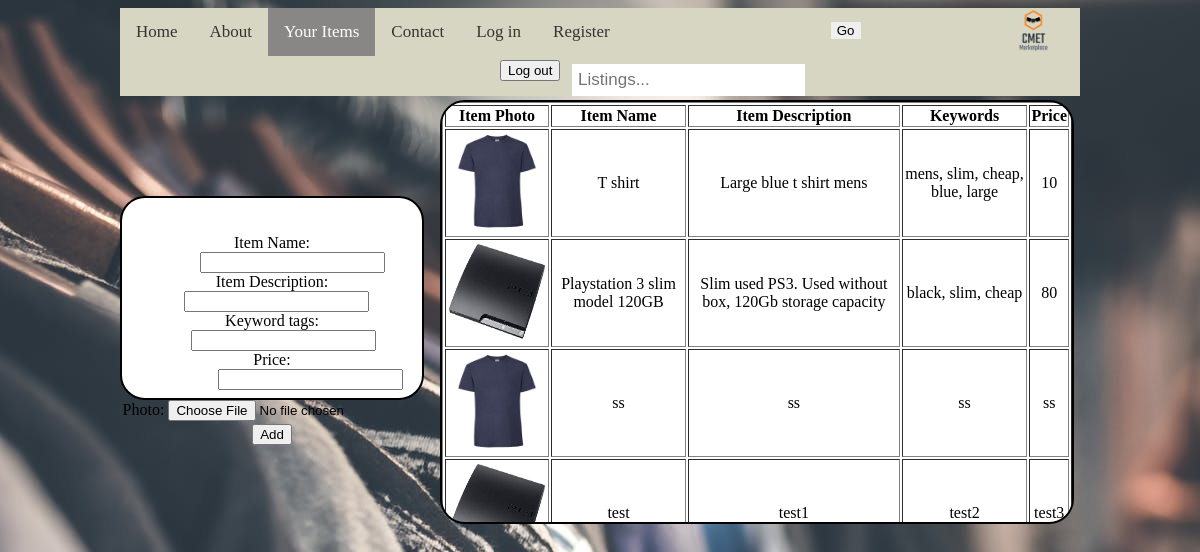
Page /list.php on the committed database.
### tables this page shows
CREATE TABLE `items` (
  `photo` varchar(100) DEFAULT NULL,
  `itemname` varchar(80) DEFAULT NULL,
  `itemdesc` varchar(80) DEFAULT NULL,
  `keywords` varchar(30) DEFAULT NULL,
  `price` varchar(30) DEFAULT NULL
);

### list.php (the view, shortened to what this page needs)
<!DOCTYPE html>
<html>
<head>
<link rel="stylesheet" href="Style.css">
 <div id="wrapper">
<div class="topnav">
<a href="homepage.html">Home</a>
<a href="About.html">About</a>
<a class="active" href="youritems.html">Your Items</a>
<a href="contact.html">Contact</a>
<a href="login.php">Log in</a>
<a href="login.php">Register</a>
<form id="gobutton" action="homepage.php" method="POST">
<input type="text" name="Search" placeholder="Listings...">
</form>
<form id="gobutton" action="search.php" method="POST">
<input type="submit" Value="Go">
</form>
<img src="Images/Homepage/logo.png" id="Mainlogo">
</div>
</head>
<body>
<body background="images\Homepage\clothes.jpeg">
<div>
<form id="logoutbutton" action="logout.php" method="POST">
    <input type="submit" Value="Log out">
    </form>
</div>
<div href="#itemdesc"style="width:300px;height:200px;border:2px solid #000;
margin-top:100px;background-color:#FFFFFF;text-align:center;border-radius: 25px; position:relative;">
<br><br>
<form action="itemadd.php" enctype="multipart/form-data" method="POST">
Item Name: <input id="addname" type="text" name="itemname"/><br>
Item Description: <input id="adddesc" type="text" name = "itemdesc1"/><br>
Keyword tags: <input id="addkeyword" type="text" name = "keywords1"/><br>
Price: <input id="addprice" type="text" name ="price1"/><br>
Photo: <input id="addphoto" type="file" name="photo"/><br>
<input id="addbtn" type="submit" value="Add" name="submit">
</form>
<br>
<br>
</div>
<div class="textbox1"style="width:630px;height:420px;border:2px solid #000;
margin-top:-300px;margin-left:320px;background-color:#FFFFFF;text-align:center;
border-radius: 25px; position:absolute;overflow:scroll;"/>
<table>
<?php
$con=mysqli_connect("localhost","root","","userdetails");
$result = mysqli_query($con,"SELECT * FROM items");
echo "<table border='1'>
<tr>
<th>Item Photo</th>
<th>Item Name</th>
<th>Item Description</th>
<th>Keywords</th>
<th>Price</th>
</tr>";
while($row = mysqli_fetch_array($result))
{
echo "<tr>";
echo "<td><img style='width:100px; height:100px'src='images/".$row['photo']."'></td>";
echo "<td>" . $row['itemname'] . "</td>";
echo "<td>" . $row['itemdesc'] . "</td>";
echo "<td>" . $row['keywords'] . "</td>";
echo "<td>" . $row['price'] . "</td>";
}
echo "</table>";
?>
</table>
</body>
</head>
</html>

### Style.css (style rules this page uses)
.topnav { background-color: #d6d6c2; overflow: hidden; }
.topnav a { float: left; color: #353433; text-align: center; padding: 14px 16px; text-decoration: none; font-size: 17px; }
.topnav a.active { background-color: #898785; color: white; }
.topnav input[type=text] { float: right; padding: 6px; border: none; margin-top: 8px; margin-right: 120px; font-size: 17px; }
.topnav input[type=submit] { margin-left: 205px; margin-top:14px; Float: right; border:none; position: absolute; }
#Mainlogo { Height:45px; width:45px; margin-left: 385px; margin-bottom:33px; Float: right; border:none; position: absolute; }
#wrapper { margin-left:auto; margin-right:auto; width:960px; }
#gobutton { margin-right:155px; }
#logoutbutton { margin-top:-36px; margin-left:380px; position:absolute; }
#addname { margin-left:40px; }
#adddesc { margin-left:8px; }
#addkeyword { margin-left:22px; }
#addphoto { margin-top:10px; }
#addbtn { margin-top:3px; }
#addprice { margin-left:77px; }

### rows in the picture
items: photo (picture), itemname "T shirt", itemdesc "Large blue t shirt mens", keywords "mens, slim, cheap, blue, large", price "10"
items: photo (picture), itemname "Playstation 3 slim model 120GB", itemdesc "Slim used PS3. Used without box, 120Gb storage capacity", keywords "black, slim, cheap", price "80"
items: photo (picture), itemname "ss", itemdesc "ss", keywords "ss", price "ss"
items: photo (picture), itemname "test", itemdesc "test1", keywords "test2", price "test3"
